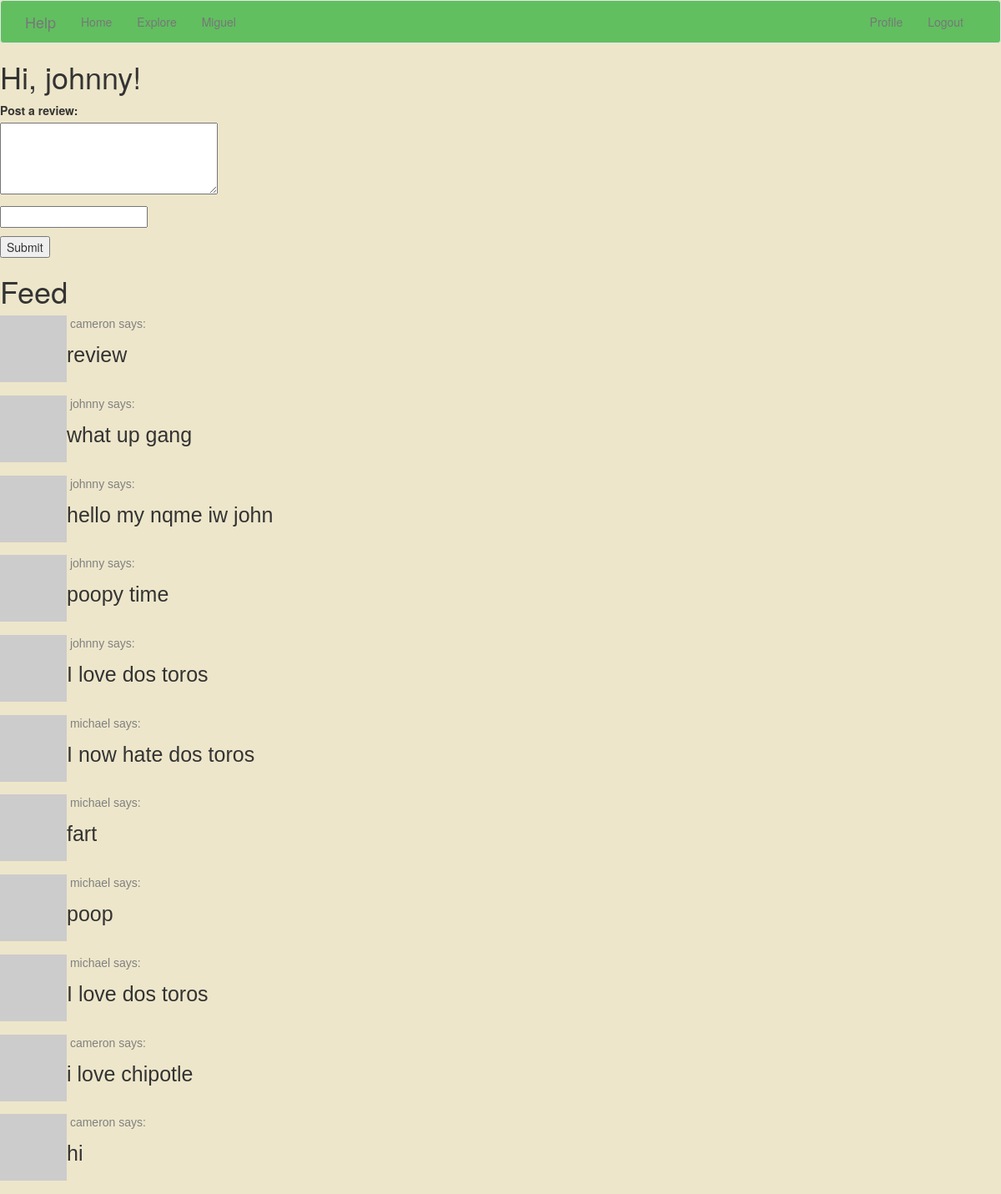
Before: /index (signed in) with the older database file.
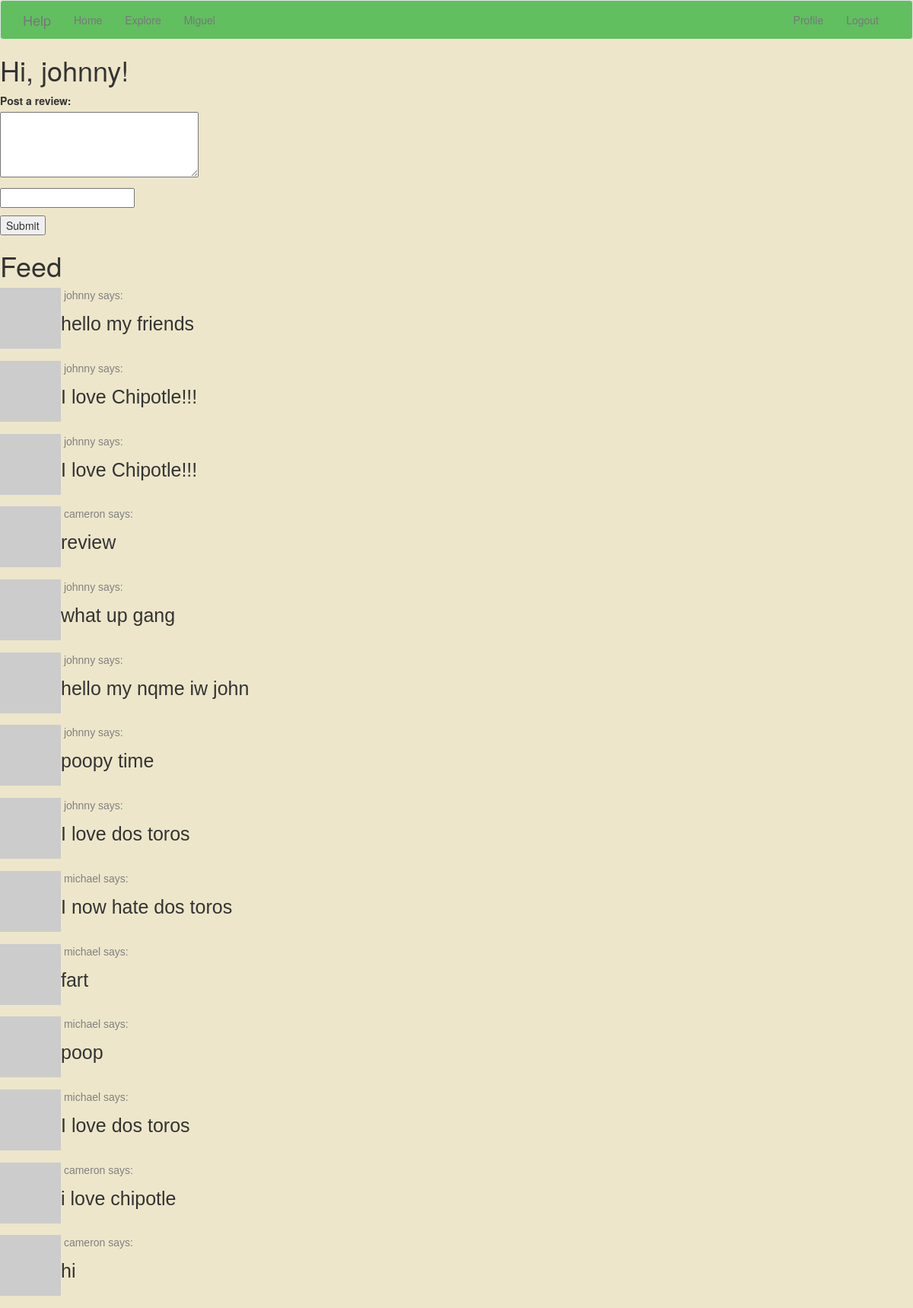
After: the same page with the newer database file.
### app/models.py (models this page shows, shortened)
class User(UserMixin, db.Model):
    id = db.Column(db.Integer, primary_key=True)
    username = db.Column(db.String(64), index=True, unique=True)
    email = db.Column(db.String(120), index=True, unique=True)
    password_hash = db.Column(db.String(128))
    posts = db.relationship('Post', backref='author', lazy='dynamic')
    about_me = db.Column(db.String(140))
    last_seen = db.Column(db.DateTime, default=datetime.utcnow)
    followed = db.relationship(
        'User', secondary=followers,
        primaryjoin=(followers.c.follower_id == id),
        secondaryjoin=(followers.c.followed_id == id),
        backref=db.backref('followers', lazy='dynamic'), lazy='dynamic')
    def avatar(self, size):
        digest = md5(self.email.lower().encode('utf-8')).hexdigest()
        return 'https://www.gravatar.com/avatar/729e26a2a2c7ff24a71958d4aa4e5f35'.format(
            digest, size)
    def followed_posts(self):
        followed = Post.query.join(
            followers, (followers.c.followed_id == Post.user_id)).filter(
                followers.c.follower_id == self.id)
        own = Post.query.filter_by(user_id=self.id)
        return followed.union(own).order_by(Post.timestamp.desc())

class Post(db.Model):
    id = db.Column(db.Integer, primary_key=True)
    body = db.Column(db.String(140))
    timestamp = db.Column(db.DateTime, index=True, default=datetime.utcnow)
    user_id = db.Column(db.Integer, db.ForeignKey('user.id'))
    rating = db.Column(db.Integer, default=0)

### app/routes.py (the view)
@app.route('/', methods=['GET', 'POST'])
@app.route('/index', methods=['GET', 'POST'])
@login_required
def index():
    form = PostForm()
    if form.validate_on_submit():
        post = Post(body=form.post.data, author=current_user, rating=form.rating.data   )
        db.session.add(post)
        db.session.commit()
        flash('Your review is now live!')
        return redirect(url_for('index'))
    page = request.args.get('page', 1, type=int)
    posts = current_user.followed_posts().paginate(
        page=page, per_page=app.config['POSTS_PER_PAGE'], error_out=False)
    next_url = None \
        if not posts.has_next else url_for('index', page=posts.next_num)
    assert isinstance(posts.has_prev, object)
    if posts.has_prev:
        prev_url = url_for('index', page=posts.prev_num)
    else:
        prev_url = None
    return render_template('index.html', title='Home', form=form,
                           posts=posts.items, next_url=next_url,
                           prev_url=prev_url)

### app/forms.py
class PostForm(FlaskForm):
    post = TextAreaField('Post a review:', validators=[
        DataRequired(), Length(min=1, max=140)])
    rating = IntegerField('rating', validators=[validators.InputRequired()])
    submit = SubmitField('Submit')

### app/models.py (called while the page is built)
@login.user_loader
def load_user(id):
    return User.query.get(int(id))

### app/routes.py (called while the page is built)
@app.before_request
def before_request():
    if current_user.is_authenticated:
        current_user.last_seen = datetime.utcnow()
        db.session.commit()

### app/templates/index.html (shortened to what this page needs)
{% extends "base.html" %}
{% block content %}
    <h1>Hi, {{ current_user.username }}!</h1>
    {% if form %}
    <form action="" method="post">
        <p>
            {{ form.post.label }}<br>
            {{ form.post(cols=32, rows=4) }}<br>
        </p>
        <p>{{ form.rating() }}</p>
        <div>
        <p>{{ form.submit() }}</p>
    </form>
    <h1 class="title">Feed</h1>
  </body>
    {% endif %}
    {% for post in posts %}
        {% include '_post.html' %}
    {% endfor %}
{% endblock %}

### app/templates/base.html (shortened to what this page needs)
{% extends 'bootstrap/base.html' %}
{% block navbar %}
    <nav style="background-color:#61bf60;", class="navbar navbar-default">
        <div class="container" >
            <div class="navbar-header">
                <a class="navbar-brand" href="{{ url_for('index') }}">Help</a>
            </div>
            <div class="collapse navbar-collapse" id="bs-example-navbar-collapse-1">
                <ul class="nav navbar-nav">
                    <li><a href="{{ url_for('index') }}">Home</a></li>
                    <li><a href="{{ url_for('explore') }}">Explore</a></li>
                    <li><a href="{{ url_for('miguel') }}">Miguel</a></li>
                </ul>
                <ul class="nav navbar-nav navbar-right">
                    {% if current_user.is_anonymous %}
                    <li><a href="{{ url_for('login') }}">Login</a></li>
                    {% else %}
                    <li><a href="{{ url_for('user', username=current_user.username) }}">Profile</a></li>
                    <li><a href="{{ url_for('logout') }}">Logout</a></li>
                    {% endif %}
                </ul>
            </div>
        </div>
    </nav>
{% endblock %}

### app/templates/_post.html (shortened to what this page needs)
    <table>
        <tr valign="top">
            <td><img src="{{ post.author.avatar(36) }}"></td>
            <td>
                <a href="{{ url_for('user', username=post.author.username) }}">
                    <p style="font-family: Helvetica; color: grey" >&nbsp{{ post.author.username }} says:</p>
                </a>
              <body style="background-color:#ede6ca;">
              <p style="font-family: Helvetica; font-size: 25px"> {{ post.body }} </p>
              <br>
              </body>
            </td>
        </tr>
    </table>

Changed rows visible on the page:
added Post: author.username "johnny", body "hello my friends"
added Post: author.username "johnny", body "I love Chipotle!!!"
added Post: author.username "johnny", body "I love Chipotle!!!"
